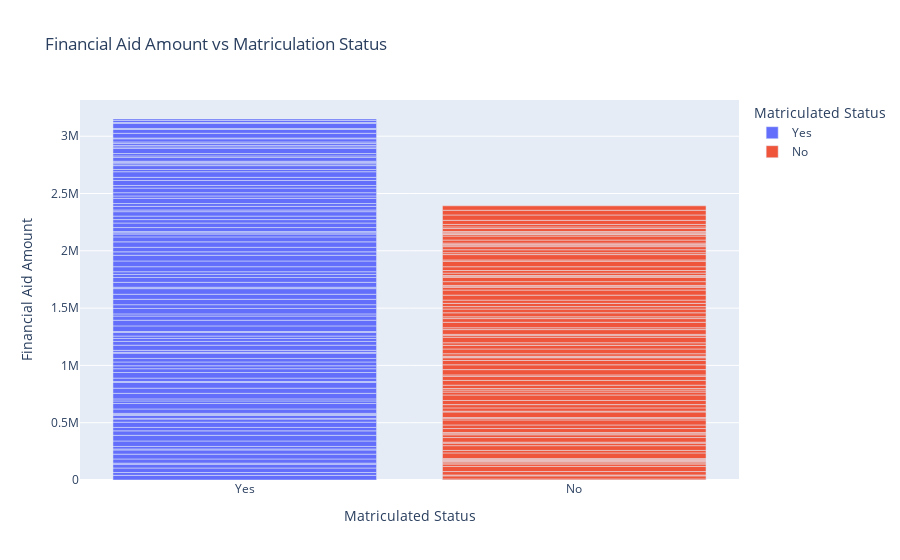

The cell this chart's notebook holds for it:
### Markdown cell above
**Bar Chart: Financial Aid Amount Vs. Matriculation Status**

### Code cell
fig5 = px.bar(fadata, 
             x='Matriculated', 
             y='Financial Aid Amount',
             color='Matriculated',
             labels={'Matriculated': 'Matriculated Status', 'Financial Aid Amount': 'Financial Aid Amount'},
             title='Financial Aid Amount vs Matriculation Status')

fig5.show()

### Figure 1 — Plotly figure (JSON) as saved in the notebook; plotly's stock layout.template omitted (floating-point values rounded to 4 significant figures)
{"data": [{"alignmentgroup": "True", "hovertemplate": "Matriculated Status=%{x}<br>Financial Aid Amount=%{y}<extra></extra>", "legendgroup": "Yes", "marker": {"color": "#636efa", "pattern": {"shape": ""}}, "name": "Yes", "offsetgroup": "Yes", "orientation": "v", "showlegend": true, "textposition": "auto", "type": "bar", "x": ["Yes", "Yes", "Yes", "Yes", "Yes", "Yes", "Yes", "Yes", "Yes", "Yes", "Yes", "Yes", "Yes", "Yes", "Yes", "Yes", "Yes", "Yes", "Yes", "Yes", "Yes", "Yes", "Yes", "Yes", "Yes", "Yes", "Yes", "Yes", "Yes", "Yes", "Yes", "Yes", "Yes", "Yes", "Yes", "Yes", "Yes", "Yes", "Yes", "Yes", "Yes", "Yes", "Yes", "Yes", "Yes", "Yes", "Yes", "Yes", "Yes", "Yes", "Yes", "Yes", "Yes", "Yes", "Yes", "Yes", "Yes", "Yes", "Yes", "Yes", "Yes", "Yes", "Yes", "Yes", "Yes", "Yes", "Yes", "Yes", "Yes", "Yes", "Yes", "Yes", "Yes", "Yes", "Yes", "Yes", "Yes", "Yes", "Yes", "Yes", "Yes", "Yes", "Yes", "Yes", "Yes", "Yes", "Yes", "Yes", "Yes", "Yes", "Yes", "Yes", "Yes", "Yes", "Yes", "Yes", "Yes", "Yes", "Yes", "Yes", "Yes", "Yes", "Yes", "Yes", "Yes"], "xaxis": "x", "y": [40530.0, 24870.0, 39270.0, 32820.0, 9551.0, 36540.0, 41980.0, 36780.0, 8661.0, 21840.0, 47630.0, 49370.0, 38900.0, 30130.0, 45790.0, 27170.0, 5511.0, 26090.0, 7534.0, 10290.0, 38570.0, 48300.0, 21870.0, 17860.0, 48350.0, 45100.0, 49680.0, 8321.0, 29920.0, 48620.0, 33320.0, 25450.0, 33240.0, 31290.0, 45550.0, 7045.0, 17640.0, 45060.0, 32910.0, 25870.0, 20900.0, 31260.0, 8498.0, 48850.0, 49380.0, 36420.0, 18930.0, 47741, 32600.0, 46970.0, 43970.0, 49430.0, 11770.0, 42900.0, 42720.0, 26090.0, 23670.0, 43910.0, 49990.0, 49850.0, 29990.0, 39600.0, 47510.0, 43230.0, 25270.0, 10810.0, 10110.0, 35220.0, 39750.0, 29840.0, 30240.0, 38980.0, 14580.0, 31550.0, 24690.0, 45690.0, 20670.0, 28130.0, 40260.0, 22840.0, 43810.0, 27150.0, 49100.0, 19790.0, 33500.0, 15810.0, 10800.0, 11250.0, 33840.0, 13180.0, 20560.0, 45360.0, 12750.0, 12600.0, 17540.0, 12970.0, 27650.0, 6769.0, 40970.0, 33260.0, 8679.0, 44310.0, 7749.0, 17460.0, 13300.0], "yaxis": "y"}, {"alignmentgroup": "True", "hovertemplate": "Matriculated Status=%{x}<br>Financial Aid Amount=%{y}<extra></extra>", "legendgroup": "No", "marker": {"color": "#EF553B", "pattern": {"shape": ""}}, "name": "No", "offsetgroup": "No", "orientation": "v", "showlegend": true, "textposition": "auto", "type": "bar", "x": ["No", "No", "No", "No", "No", "No", "No", "No", "No", "No", "No", "No", "No", "No", "No", "No", "No", "No", "No", "No", "No", "No", "No", "No", "No", "No", "No", "No", "No", "No", "No", "No", "No", "No", "No", "No", "No", "No", "No", "No", "No", "No", "No", "No", "No", "No", "No", "No", "No", "No", "No", "No", "No", "No", "No", "No", "No", "No", "No", "No", "No", "No", "No", "No", "No", "No", "No", "No", "No", "No", "No", "No", "No", "No", "No", "No", "No", "No", "No", "No", "No", "No", "No", "No", "No", "No", "No", "No", "No", "No", "No", "No", "No", "No", "No"], "xaxis": "x", "y": [9104.0, 27250.0, 7590.0, 29730.0, 44950.0, 20790.0, 10270.0, 11430.0, 8785.0, 8274.0, 8818.0, 49400.0, 21680.0, 41580.0, 21930.0, 8758.0, 39970.0, 24090.0, 10000.0, 10350.0, 34210.0, 31250.0, 44090.0, 15060.0, 5547.0, 48640.0, 6942.0, 28750.0, 28540.0, 36310.0, 47770.0, 25500.0, 17480.0, 13470.0, 29120.0, 41620.0, 35810.0, 12320.0, 45990.0, 42010.0, 37660.0, 23820.0, 7035.0, 6187.0, 21940.0, 41470.0, 31740.0, 22140.0, 48650.0, 17300.0, 7537.0, 41580.0, 16130.0, 47930.0, 32280.0, 15290.0, 35230.0, 32820.0, 21120.0, 28410.0, 28410.0, 43350.0, 44450.0, 23160.0, 11030.0, 6295.0, 32910.0, 36680.0, 11140.0, 5655.0, 20780.0, 22650.0, 32990.0, 47730.0, 11620.0, 46700.0, 16621, 25660.0, 27170.0, 8414.0, 10760.0, 11840.0, 26330.0, 35040.0, 13650.0, 6839.0, 8992.0, 10430.0, 25740.0, 14290.0, 21390.0, 36070.0, 46440.0, 41280.0, 38670.0], "yaxis": "y"}], "layout": {"barmode": "relative", "legend": {"title": {"text": "Matriculated Status"}, "tracegroupgap": 0}, "title": {"text": "Financial Aid Amount vs Matriculation Status"}, "xaxis": {"anchor": "y", "categoryarray": ["Yes", "No"], "categoryorder": "array", "domain": [0, 1], "title": {"text": "Matriculated Status"}}, "yaxis": {"anchor": "x", "domain": [0, 1], "title": {"text": "Financial Aid Amount"}}}}
